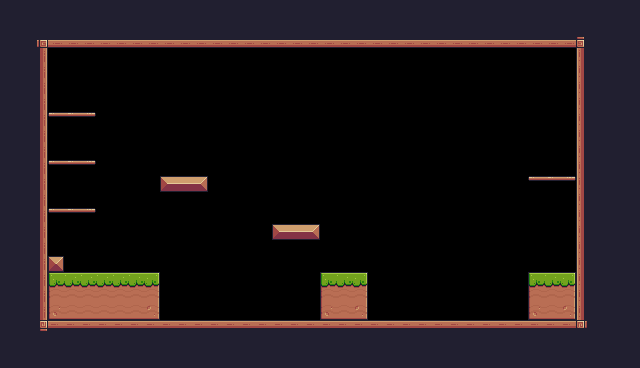

Rendered tile map (Tiled .tmx) drawn with the repository's tilesets; below, a short description and the full map source, tile grids included:
An orthogonal 40x23 tile map with 16x16 px tiles, 1 tile layer (Background) and 42 objects (12x Platform, 9x Fruit, 2x Saw, Player).

<map version="1.10" tiledversion="1.10.2" orientation="orthogonal" renderorder="right-down" width="40" height="23" tilewidth="16" tileheight="16" infinite="0" nextlayerid="4" nextobjectid="51">
 <tileset firstgid="1" source="Pixel Adventure.tsx" />
 <layer id="1" name="Background" width="40" height="23">
  <properties>
   <property name="BackgroundColor" value="Blue" />
  </properties>
  <data encoding="csv">
24,24,24,24,24,24,24,24,24,24,24,24,24,24,24,24,24,24,24,24,24,24,24,24,24,24,24,24,24,24,24,24,24,24,24,24,24,24,24,24,
24,24,24,24,24,24,24,24,24,24,24,24,112,112,112,112,112,112,112,24,24,24,24,24,24,24,24,24,24,24,24,24,24,24,24,24,24,24,24,24,
24,24,92,134,134,134,134,134,134,134,134,134,134,134,134,134,134,134,134,134,134,134,134,134,134,134,134,134,134,134,134,134,134,134,134,134,93,24,24,24,
24,24,113,0,0,0,0,0,0,0,0,0,0,0,0,0,0,0,0,0,0,0,0,0,0,0,0,0,0,0,0,0,0,0,0,0,111,24,24,24,
24,24,113,0,0,0,0,0,0,0,0,0,0,0,0,0,0,0,0,0,0,0,0,0,0,0,0,0,0,0,0,0,0,0,0,0,111,112,24,24,
24,24,113,0,0,0,0,0,0,0,0,0,0,0,0,0,0,0,0,0,0,0,0,0,0,0,0,0,0,0,0,0,0,0,0,0,111,112,24,24,
24,24,113,0,0,0,0,0,0,0,0,0,0,0,0,0,0,0,0,0,0,0,0,0,0,0,0,0,0,0,0,0,0,0,0,0,111,112,24,24,
24,24,113,40,41,42,0,0,0,0,0,0,0,0,0,0,0,0,0,0,0,0,0,0,0,0,0,0,0,0,0,0,0,0,0,0,111,112,24,24,
24,24,113,0,0,0,0,0,0,0,0,0,0,0,0,0,0,0,0,0,0,0,0,0,0,0,0,0,0,0,0,0,0,0,0,0,111,24,24,24,
24,24,113,0,0,0,0,0,0,0,0,0,0,0,0,0,0,0,0,0,0,0,0,0,0,0,0,0,0,0,0,0,0,0,0,0,111,112,24,24,
24,24,113,40,41,42,0,0,0,0,0,0,0,0,0,0,0,0,0,0,0,0,0,0,0,0,0,0,0,0,0,0,0,0,0,0,111,112,24,24,
24,24,113,0,0,0,0,0,0,0,13,14,15,0,0,0,0,0,0,0,0,0,0,0,0,0,0,0,0,0,0,0,0,40,41,42,111,112,112,24,
24,24,113,0,0,0,0,0,0,0,0,0,0,0,0,0,0,0,0,0,0,0,0,0,0,0,0,0,0,0,0,0,0,0,0,0,111,112,112,24,
24,24,113,40,41,42,0,0,0,0,0,0,0,0,0,0,0,0,0,0,0,0,0,0,0,0,0,0,0,0,0,0,0,0,0,0,111,24,24,24,
24,24,113,0,0,0,0,0,0,0,0,0,0,0,0,0,0,13,14,15,0,0,0,0,0,0,0,0,0,0,0,0,0,0,0,0,111,112,24,24,
24,24,113,0,0,0,0,0,0,0,0,0,0,0,0,0,0,0,0,0,0,0,0,0,0,0,0,0,0,0,0,0,0,0,0,0,111,112,24,24,
24,24,113,35,0,0,0,0,0,0,0,0,0,0,0,0,0,0,0,0,0,0,0,0,0,0,0,0,0,0,0,0,0,0,0,0,111,112,24,24,
24,24,113,7,8,8,8,8,8,9,0,0,0,0,0,0,0,0,0,0,7,8,9,0,0,0,0,0,0,0,0,0,0,7,8,9,111,112,24,24,
24,24,113,29,30,30,30,30,30,31,0,0,0,0,0,0,0,0,0,0,29,30,31,0,0,0,0,0,0,0,0,0,0,29,30,31,111,24,24,24,
24,24,113,51,52,52,52,52,52,53,0,0,0,0,0,0,0,0,0,0,51,52,53,0,0,0,0,0,0,0,0,0,0,51,52,53,111,24,24,24,
24,112,114,90,90,90,90,90,90,90,90,90,90,90,90,90,90,90,90,90,90,90,90,90,90,90,90,90,90,90,90,90,90,90,90,90,115,24,24,24,
24,24,112,24,24,24,24,24,24,24,24,24,24,24,24,24,24,24,24,24,24,24,24,24,24,24,24,24,24,24,24,24,24,24,24,24,112,24,24,24,
24,24,112,24,24,24,24,24,24,24,24,24,24,24,24,24,24,24,24,24,24,24,24,24,24,24,24,24,24,24,24,24,24,24,24,24,112,24,24,24
</data>
 </layer>
 <objectgroup id="2" name="Spawnpoints">
  <object id="2" name="Player" type="Player" x="64" y="240" width="30.6667" height="31.3333" />
  <object id="37" name="Banana" type="Fruit" x="64" y="80" width="32" height="32" />
  <object id="38" name="Cherries" type="Fruit" x="64" y="128" width="32" height="32" />
  <object id="39" name="Banana" type="Fruit" x="176" y="144" width="32" height="32" />
  <object id="40" name="Banana" type="Fruit" x="288" y="192" width="32" height="32" />
  <object id="41" name="Kiwi" type="Fruit" x="544" y="144" width="32" height="32" />
  <object id="42" name="Banana" type="Fruit" x="528" y="240" width="32" height="32" />
  <object id="43" name="Banana" type="Fruit" x="144" y="144" width="32" height="32" />
  <object id="44" name="Banana" type="Fruit" x="208" y="144" width="32" height="32" />
  <object id="45" name="Banana" type="Fruit" x="176" y="96" width="32" height="32" />
  <object id="46" type="Saw" x="224" y="304" width="32" height="32">
   <properties>
    <property name="isVertical" type="bool" value="false" />
    <property name="offsetNeg" type="float" value="4" />
    <property name="offsetPos" type="float" value="4" />
   </properties>
  </object>
  <object id="47" x="224" y="96" width="32" height="32" />
  <object id="50" type="Saw" x="224" y="96" width="32" height="32">
   <properties>
    <property name="isVertical" type="bool" value="true" />
    <property name="offsetNeg" type="float" value="4" />
    <property name="offsetPos" type="float" value="3" />
   </properties>
  </object>
 </objectgroup>
 <objectgroup id="3" name="Collisions">
  <object id="3" x="576" y="48" width="16" height="272" />
  <object id="4" x="48" y="320" width="560" height="16" />
  <object id="5" x="32" y="48" width="16" height="288" />
  <object id="6" x="32" y="32" width="560" height="16" />
  <object id="7" name="Platforn" type="Platform" x="48" y="272" width="112" height="48" />
  <object id="8" x="160" y="176" width="48" height="16" />
  <object id="9" x="272" y="224" width="48" height="16" />
  <object id="10" x="320" y="272" width="48" height="48" />
  <object id="11" type="Platform" x="528" y="272" width="48" height="48" />
  <object id="12" x="528" y="176" width="48" />
  <object id="13" x="48" y="208" width="48" />
  <object id="14" x="48" y="160" width="48" />
  <object id="15" x="48" y="112" width="48" />
  <object id="19" x="528" y="176" />
  <object id="20" x="528" y="176" width="48" height="16" />
  <object id="21" x="48" y="160" width="48" height="16" />
  <object id="22" x="48" y="112" width="48" height="16" />
  <object id="23" name="Platform" type="Platform" x="48" y="208" width="48" height="16" />
  <object id="24" x="48" y="256" width="16" height="16" />
  <object id="25" x="80" y="160" />
  <object id="27" name="Platform" type="Platform" x="544" y="176" width="48" height="16" />
  <object id="28" name="Platform" type="Platform" x="272" y="224" width="48" height="16" />
  <object id="29" name="Platform" type="Platform" x="160" y="176" width="48" height="16" />
  <object id="30" name="Platform" type="Platform" x="48" y="112" width="48" height="16" />
  <object id="31" name="Platform" type="Platform" x="48" y="272" width="48" height="16" />
  <object id="32" name="Platform" type="Platform" x="320" y="288" width="48" height="16" />
  <object id="33" name="Platform" type="Platform" x="320" y="304" width="48" height="16" />
  <object id="34" name="Platform" type="Platform" x="528" y="272" width="48" height="16" />
  <object id="36" name="Platform" type="Platform" x="144" y="272" width="16" height="48" />
 </objectgroup>
</map>
